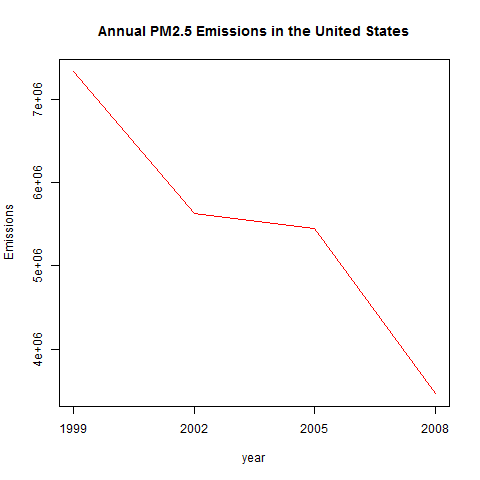

The R source for this figure:
## Solution for Question 1
##
## Sum all the emissions from all sources, grouped by year
NEI_YrTtl <- aggregate(NEI$Emissions ~ NEI$year, FUN = sum)
names(NEI_YrTtl) <- c("year","Emissions")
## Make a plot containing a line about annual emissions by year, indicating the trends
png("plot1.png")
with(NEI_YrTtl, plot(year, Emissions, type = "l", col = "red", xaxt = 'n'))
axis(side = 1, c(1999,2002,2005,2008))
title(main = "Annual PM2.5 Emissions in the United States")
dev.off()
## Plot answering the Question 1 saved as PNG named plot1
## Answer to Question 1: Yes, the annual PM25 emission decreased from 1999 to 2008. 
print("Answer to Question 1:Yes, the annual PM25 emission decreased from 1999 to 2008.")
## Part 1 ended
